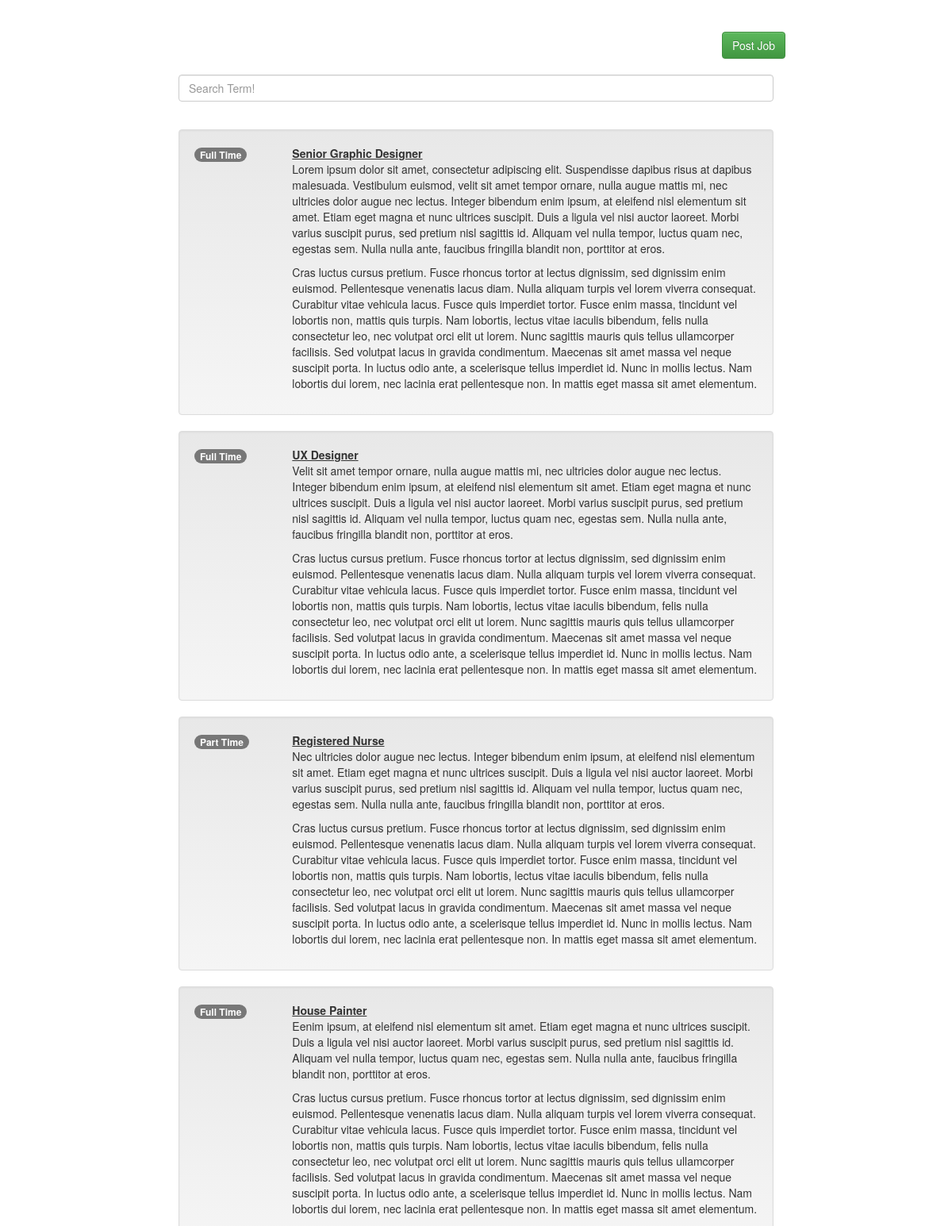
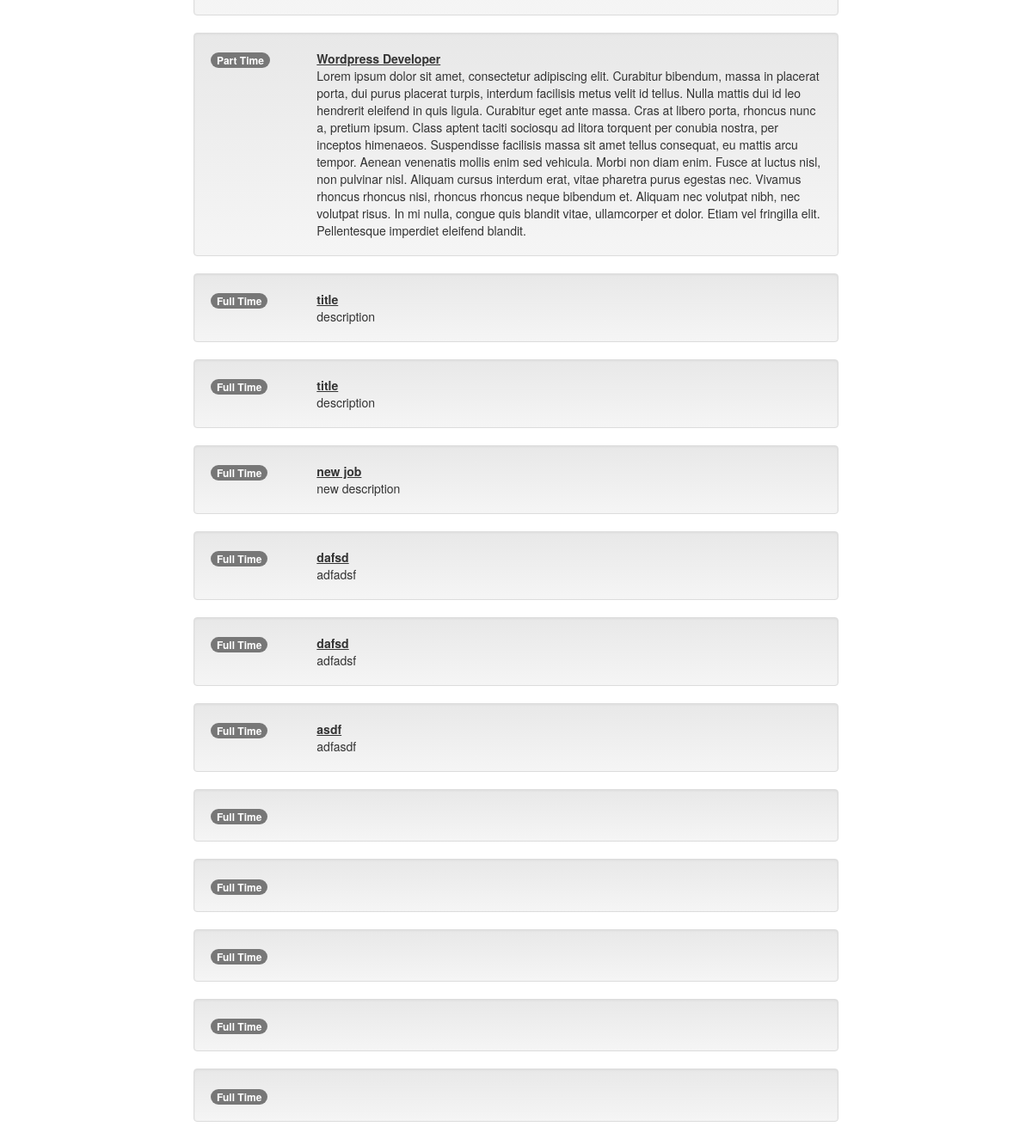
The app's page /files/index.php with its own data (2 pictures, top to bottom).
### tables this page shows
CREATE TABLE `jobs` (
  `id` int(11) NOT NULL,
  `category_id` int(11) NOT NULL,
  `user_id` int(11) NOT NULL,
  `type_id` int(11) NOT NULL,
  `company_name` varchar(100) NOT NULL,
  `title` varchar(100) NOT NULL,
  `description` text NOT NULL,
  `city` varchar(100) NOT NULL,
  `state` varchar(100) NOT NULL,
  `contact_email` varchar(100) NOT NULL,
  `created` datetime DEFAULT NULL,
  `Company_id` int(11) NOT NULL
);

CREATE TABLE `Types` (
  `id` int(11) NOT NULL,
  `name` varchar(100) NOT NULL,
  `color` varchar(100) NOT NULL
);

### files/index.php (the view, shortened to what this page needs)
<?php include('incs/head.php'); ?>
<body>
	<div class="container"><br><br>
		<div class="row">
			<div class="col-md-8 col-md-offset-2">
				<div class="row">
					<a href="create.php">
						<div class="btn btn-success pull-right">Post Job</div>
					</a>
				</div>
				<div class="searchEngine">
		            <div id="search">
		            	 <div class="form-group"><br>
    						<input id="key" type="text" class="form-control" placeholder="Search Term!">
						 </div>
		            </div>
		        </div>
			</div>
		</div><br>
		<div class="row">
			<div class="col-md-8 col-md-offset-2">
				<?php
				$jobs = "SELECT * FROM jobs";
				$get  = mysqli_query($con, $jobs);
					while($row = mysqli_fetch_assoc($get)){
						$type_id	   = $row['type_id'];
						$title         = $row['title'];
						$description   = $row['description'];
						$type = "SELECT id, name, color FROM types WHERE $type_id = id";
						$getType = mysqli_query($con, $type);
						while($row = mysqli_fetch_assoc($getType)){
							$typename = $row['name'];
							$typecolor = $row['color'];
						}
				?>
				<div class="well">
					<div class="row">
						<div class="col-xs-2"><div class="badge <?php echo $typecolor; ?>"><?php echo $typename; ?></div></div>
						<div class="col-xs-10">
							<b><u><?php echo $title; ?></u></b><br>
							<?php echo $description; ?>
						</div>
					</div>
				</div>
				<?php } ?>
			</div>
		</div>
	</div>
</body>
</html>

### files/incs/head.php (shortened to what this page needs)
<!DOCTYPE html>
<html lang="en">
<head>
	<link rel="stylesheet" href="http://maxcdn.bootstrapcdn.com/bootstrap/3.3.7/css/bootstrap.min.css">
	<link rel="stylesheet" href="http://maxcdn.bootstrapcdn.com/bootstrap/3.3.7/css/bootstrap-theme.min.css">
</head>

### records on screen
jobs: type.name "Full Time", title "Senior Graphic Designer", description "Lorem ipsum dolor sit amet, consectetur adipiscing elit. Suspendisse dapibus risus at dapibus malesuada. Vestibulum euismod, velit sit amet tempor ornare, nulla augue mattis mi, nec ultricies dolor augue nec lectus. Integer bibendum enim ipsum, at eleifend nisl elementum sit amet. Etiam eget magna et nunc ultrices suscipit. Duis a ligula vel nisi auctor laoreet. Morbi varius suscipit purus, sed pretium nisl sagittis id. Aliquam vel nulla tempor, luctus quam nec, egestas sem. Nulla nulla ante, faucibus fringilla blandit non, porttitor at eros. Cras luctus cursus pretium. Fusce rhoncus tortor at lectus dignissim, sed dignissim enim euismod. Pellentesque venenatis lacus diam. Nulla aliquam…"
jobs: type.name "Full Time", title "UX Designer", description "Velit sit amet tempor ornare, nulla augue mattis mi, nec ultricies dolor augue nec lectus. Integer bibendum enim ipsum, at eleifend nisl elementum sit amet. Etiam eget magna et nunc ultrices suscipit. Duis a ligula vel nisi auctor laoreet. Morbi varius suscipit purus, sed pretium nisl sagittis id. Aliquam vel nulla tempor, luctus quam nec, egestas sem. Nulla nulla ante, faucibus fringilla blandit non, porttitor at eros. Cras luctus cursus pretium. Fusce rhoncus tortor at lectus dignissim, sed dignissim enim euismod. Pellentesque venenatis lacus diam. Nulla aliquam turpis vel lorem viverra consequat. Curabitur vitae vehicula lacus. Fusce quis imperdiet tortor. Fusce enim massa, tincidunt vel…"
jobs: type.name "Part Time", title "Registered Nurse", description "Nec ultricies dolor augue nec lectus. Integer bibendum enim ipsum, at eleifend nisl elementum sit amet. Etiam eget magna et nunc ultrices suscipit. Duis a ligula vel nisi auctor laoreet. Morbi varius suscipit purus, sed pretium nisl sagittis id. Aliquam vel nulla tempor, luctus quam nec, egestas sem. Nulla nulla ante, faucibus fringilla blandit non, porttitor at eros. Cras luctus cursus pretium. Fusce rhoncus tortor at lectus dignissim, sed dignissim enim euismod. Pellentesque venenatis lacus diam. Nulla aliquam turpis vel lorem viverra consequat. Curabitur vitae vehicula lacus. Fusce quis imperdiet tortor. Fusce enim massa, tincidunt vel lobortis non, mattis quis turpis. Nam lobortis,…"
jobs: type.name "Full Time", title "House Painter", description "Eenim ipsum, at eleifend nisl elementum sit amet. Etiam eget magna et nunc ultrices suscipit. Duis a ligula vel nisi auctor laoreet. Morbi varius suscipit purus, sed pretium nisl sagittis id. Aliquam vel nulla tempor, luctus quam nec, egestas sem. Nulla nulla ante, faucibus fringilla blandit non, porttitor at eros. Cras luctus cursus pretium. Fusce rhoncus tortor at lectus dignissim, sed dignissim enim euismod. Pellentesque venenatis lacus diam. Nulla aliquam turpis vel lorem viverra consequat. Curabitur vitae vehicula lacus. Fusce quis imperdiet tortor. Fusce enim massa, tincidunt vel lobortis non, mattis quis turpis. Nam lobortis, lectus vitae iaculis bibendum, felis nulla consectetur…"
jobs: type.name "Part Time", title "Wordpress Developer", description "Lorem ipsum dolor sit amet, consectetur adipiscing elit. Curabitur bibendum, massa in placerat porta, dui purus placerat turpis, interdum facilisis metus velit id tellus. Nulla mattis dui id leo hendrerit eleifend in quis ligula. Curabitur eget ante massa. Cras at libero porta, rhoncus nunc a, pretium ipsum. Class aptent taciti sociosqu ad litora torquent per conubia nostra, per inceptos himenaeos. Suspendisse facilisis massa sit amet tellus consequat, eu mattis arcu tempor. Aenean venenatis mollis enim sed vehicula. Morbi non diam enim. Fusce at luctus nisl, non pulvinar nisl. Aliquam cursus interdum erat, vitae pharetra purus egestas nec. Vivamus rhoncus rhoncus nisi, rhoncus rhoncus…"
jobs: type.name "Full Time", title "title", description "description"
jobs: type.name "Full Time", title "title", description "description"
jobs: type.name "Full Time", title "new job", description "new description"
jobs: type.name "Full Time", title "dafsd", description "adfadsf"
jobs: type.name "Full Time", title "dafsd", description "adfadsf"
jobs: type.name "Full Time", title "asdf", description "adfasdf"
jobs: type.name "Full Time"
jobs: type.name "Full Time"
jobs: type.name "Full Time"
jobs: type.name "Full Time"
jobs: type.name "Full Time"
